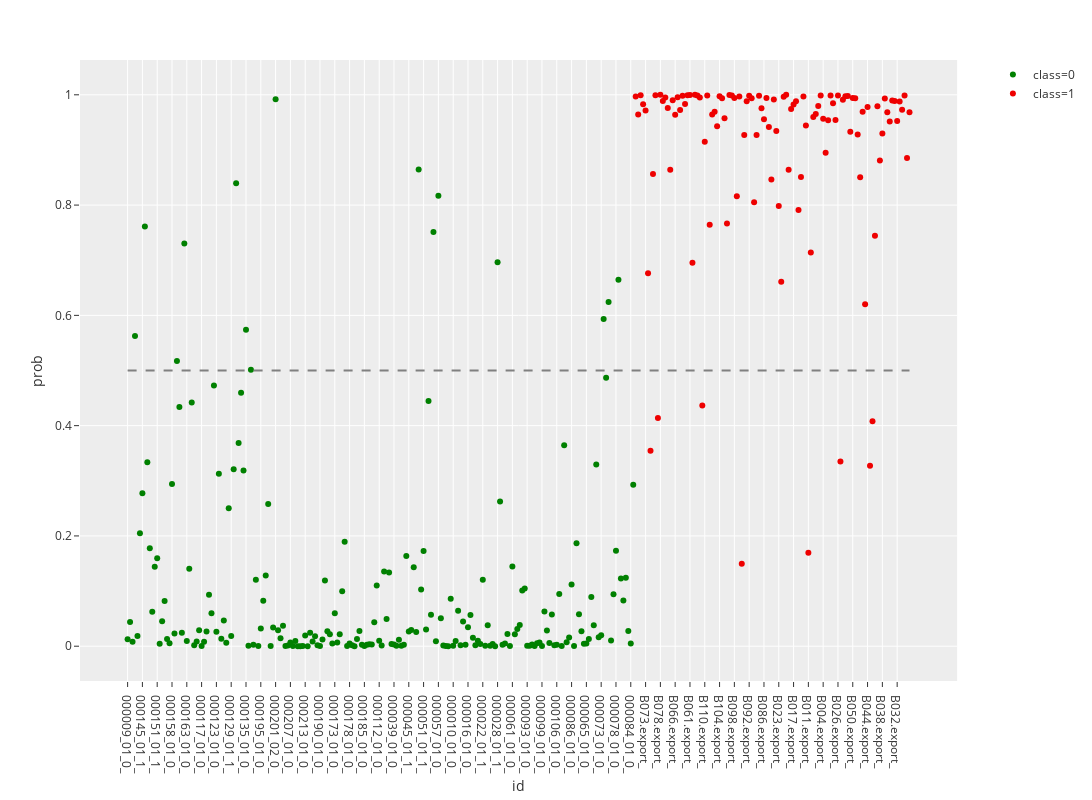

The notebook cell saved with this chart:
### Code cell
# file_name = input("请输入原始数据的名称：")
file_name = 'marker_all'
data_path = 'C:/Users/pc/OneDrive/PLTTECH/Project/02_Disease_early_screening/lung_cancer/rawdata/%s' % file_name + '.xlsx'
# data_path = '/Users/chenda/OneDrive/PLTTECH/Project/20191205_lung_cancer/rawdata/%s' % file_name + '.xlsx'

selected_marker = ['id', 'CD3', 'CD4', 'CD57', 'CD56', 'gdTCR', 'CD8', 'CD14', 'Igd',
                   'CD123', 'CD19', 'CD25', 'CD39', 'CD27', 'CD24', 'CD45RA',
                   'CD86', 'CD28', 'CD11c', 'CD33', 'CD152', 'CD161', 'CXCR5',
                   'CD183', 'CD94', 'CD127', 'PD1', 'CD20', 'HLA_DR', 'CD11b',
                   'CCR6', 'CD38', 'CD274', 'CD278', 'class']    

df = pd.read_excel(data_path)
df = df.loc[:, selected_marker]
df.iloc[:, 1:-1] = df.iloc[:, 1:-1].multiply(100)
stdsc = StandardScaler()
df.iloc[:, 1:-1] = pd.DataFrame(stdsc.fit_transform(df.iloc[:, 1:-1].values), columns=df.columns[1:-1])

# 模型所用变量
selected_columns = ['id', 'CD4', 'CD57', 'gdTCR', 'CD8', 'CD14', 'CD25', 'CD11c', 'CD152', 'CXCR5', 
                    'CD183', 'CD94', 'CD127', 'PD1', 'CD11b', 'CCR6', 'CD274', 'CD278', 'class']

# 模型系数
coefs = [-0.8459815168219227, -0.36555767856494337, 0.14164486230833692, 0.7707156368877089, -1.1315770767373436, 
         -0.8529934591964614, 0.7270000458980042, 0.16606039823022928, -1.124911435229016, 1.5018399654147898, 
         0.6464951495205371, 1.0347172545909542, -0.47989625430389077, -0.35030070023958215, 0.5276478176403758, 
         -1.1135477519942079, 0.991783930303216]

intercept = -1.0975572222455543

plot_df = lungCancerPrediction(df, file_name)

### Figure 1 — Plotly figure (JSON) as saved in the notebook; plotly's stock layout.template omitted (floating-point values rounded to 4 significant figures; data arrays with more than 128 entries replaced by an {"elided": "..."} marker saying what was removed)
{"data": [{"hoverlabel": {"namelength": 0}, "hovertemplate": "class=0<br>id=%{x}<br>prob=%{y}", "legendgroup": "class=0", "marker": {"color": "green", "symbol": "circle"}, "mode": "markers", "name": "class=0", "showlegend": true, "type": "scatter", "x": {"elided": "206 str values"}, "xaxis": "x", "y": {"elided": "206 float values"}, "yaxis": "y"}, {"hoverlabel": {"namelength": 0}, "hovertemplate": "class=1<br>id=%{x}<br>prob=%{y}", "legendgroup": "class=1", "marker": {"color": "#EE0000", "symbol": "circle"}, "mode": "markers", "name": "class=1", "showlegend": true, "type": "scatter", "x": ["B077.export_", "B074.export_", "B075.export_", "B076.export_", "B073.export_", "B059.export_", "B079.export_", "B080.export_", "B072.export_", "B081.export_", "B078.export_", "B071.export_", "B060.export_", "B069.export_", "B068.export_", "B067.export_", "B066.export_", "B065.export_", "B064.export_", "B063.export_", "B062.export_", "B058.export_", "B061.export_", "B082.export_", "B070.export_", "B083.export_", "B107.export_", "B085.export_", "B110.export_", "B057.export_", "B109.export_", "B108.export_", "B106.export_", "B105.export_", "B104.export_", "B103.export_", "B102.export_", "B101.export_", "B100.export_", "B099.export_", "B098.export_", "B097.export_", "B096.export_", "B095.export_", "B094.export_", "B093.export_", "B092.export_", "B091.export_", "B090.export_", "B089.export_", "B088.export_", "B087.export_", "B086.export_", "B084.export_", "B056.export_", "B005.export_", "B054.export_", "B024.export_", "B023.export_", "B022.export_", "B021.export_", "B020.export_", "B019.export_", "B018.export_", "B017.export_", "B016.export_", "B015.export_", "B014.export_", "B025.export_", "B013.export_", "B011.export_", "B010.export_", "B009.export_", "B008.export_", "B007.export_", "B006.export_", "B004.export_", "B003.export_", "B002.export_", "B001.export_", "B111.export_", "B012.export_", "B026.export_", "B027.export_", "B028.export_", "B053.export_", "B052.export_", "B051.export_", "B050.export_", "B049.export_", "B048.export_", "B047.export_", "B046.export_", "B045.export_", "B044.export_", "B043.export_", "B042.export_", "B041.export_", "B040.export_", "B039.export_", "B038.export_", "B037.export_", "B036.export_", "B035.export_", "B034.export_", "B033.export_", "B032.export_", "B031.export_", "B030.export_", "B029.export_", "B055.export_", "B112.export_"], "xaxis": "x", "y": [0.9971, 0.9643, 0.9993, 0.9826, 0.9716, 0.6762, 0.3544, 0.8563, 0.9992, 0.414, 1.0, 0.9888, 0.9953, 0.976, 0.864, 0.9902, 0.9638, 0.9958, 0.9723, 0.9982, 0.9831, 0.9992, 0.9998, 0.6956, 1.0, 0.9988, 0.9952, 0.4363, 0.9147, 0.9989, 0.7644, 0.9641, 0.9694, 0.9429, 0.9973, 0.9938, 0.9574, 0.7665, 0.9995, 0.9989, 0.9943, 0.8158, 0.997, 0.1497, 0.9272, 0.9883, 0.9981, 0.9939, 0.8052, 0.9272, 0.9983, 0.9757, 0.9558, 0.9942, 0.9414, 0.8464, 0.9915, 0.9341, 0.7981, 0.6609, 0.9965, 1.0, 0.864, 0.9742, 0.9826, 0.9885, 0.7912, 0.8511, 0.9971, 0.9443, 0.1693, 0.714, 0.9598, 0.9653, 0.9798, 0.9988, 0.9564, 0.8948, 0.954, 0.9987, 0.9848, 0.9544, 0.9986, 0.335, 0.9909, 0.9975, 0.9977, 0.9329, 0.994, 0.9937, 0.9282, 0.8504, 0.9692, 0.6203, 0.9777, 0.3272, 0.4078, 0.7442, 0.9793, 0.8808, 0.93, 0.9934, 0.9683, 0.9517, 0.9896, 0.9886, 0.9524, 0.9877, 0.973, 0.9988, 0.8853, 0.9681], "yaxis": "y"}, {"line": {"color": "grey", "dash": "dash"}, "mode": "lines", "showlegend": false, "type": "scatter", "x": ["000009_01_0_", "B112.export_"], "y": [0.5, 0.5]}], "layout": {"height": 800, "legend": {"tracegroupgap": 0}, "margin": {"t": 60}, "width": 1200, "xaxis": {"anchor": "y", "domain": [0, 0.98], "title": {"text": "id"}}, "yaxis": {"anchor": "x", "domain": [0, 1], "title": {"text": "prob"}}}}
